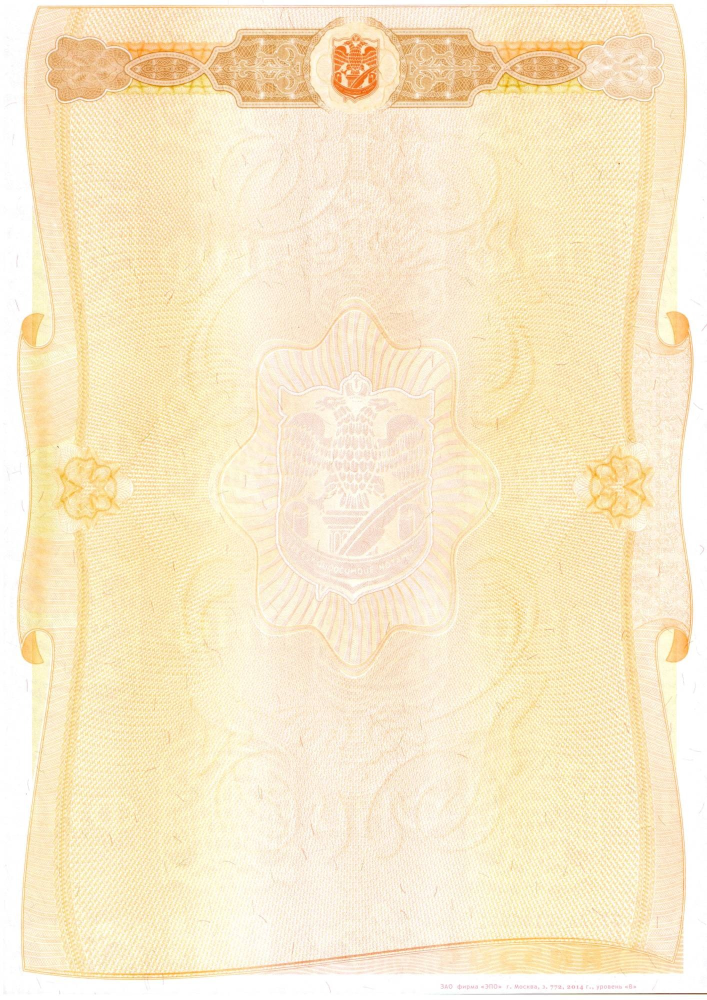
#> input picture templates/dover_blank/page1.jpg, 1414 x 2000 px (shown at 1/2 size); its folder holds only this picture in this run
$ python -i doc_enhance.py   (imports and definitions only)
#> lines starting #> are read from the running program, lines starting #| are printed output that depends on the picture
### src/common/logging.py
"""Structured logging → rotating file (AppData) + console.

DB logging (the ``logs`` table) is attached in a later phase via a handler that
the database layer registers; keeping it out of here preserves the dependency
rule (``common`` must not import ``database``).
"""

from __future__ import annotations

import logging
import os
from logging.handlers import RotatingFileHandler

from src.config import constants, paths

_CONFIGURED = False

_FORMAT = "%(asctime)s | %(levelname)-8s | %(name)s | %(message)s"


# [25 lines left out: function configure_logging, not called in this run]


def get_logger(name: str) -> logging.Logger:
    return logging.getLogger(name)

### src/services/doc_enhance.py
"""Finishing a cut-out document the way the office's own scanner does.

The office runs a document scanner at ``qrixtools.com/document-scanner``. It
has no API — the page says so itself, and every endpoint on that host answers
404 except the short-link one OFIS already uses — so what it does is done
here instead, on the machine, where a passport never leaves the building.

Two things it does that a plain crop does not:

**The light is evened out.** A document photographed by hand carries the room
with it: a shadow down one side from the person holding the phone, a bright
patch where the window is. The paper is not one colour any more, and the eye
reads that as a bad copy. The cure is to estimate the lighting — blur the
picture until the print disappears and only the illumination is left — and
divide it back out. What remains is the paper as it would look under even
light, with the print untouched.

**The size is the document's own.** A patent card is 85.6×54mm whatever
distance it was photographed from, and a passport page is 125×88mm. Snapping
the finished picture to the real size at 300 dpi means a card printed from it
comes out a card, and two documents of the same kind always come out the same
size — which is what makes a folder of them look like scans rather than
snapshots.

Nothing here finds or straightens the document; that is
:mod:`src.services.doc_scan_service`'s work, and this runs after it.
"""

from __future__ import annotations

from src.common.logging import get_logger

log = get_logger(__name__)

#: Print resolution. The office's scanner uses 300 dpi and so does this: it is
#: what makes a passport number readable on paper.
DPI = 300
_MM = 25.4

#: The documents the office actually handles, in millimetres, each given the
#: way round it is usually photographed. ID-1 is the bank-card size every
#: patent card, driving licence and residence card shares.
SIZES: dict[str, tuple[float, float]] = {
    "id1": (85.6, 54.0),            # патент картаси, айди, ҳайдовчилик
    "passport": (125.0, 88.0),      # паспортнинг битта бети
    "passport_spread": (125.0, 176.0),   # очилган паспорт — икки бет
    "a5": (148.0, 210.0),
    "a4": (210.0, 297.0),
}

#: How far a picture's shape may sit from a standard one and still be called
#: it. Two percent covers the margin a cut leaves; more than that and the
#: guess would start reshaping documents into something they are not.
TOLERANCE = 0.04

#: Anything not close to a standard shape is left at its own shape, sized so
#: the long side is this. Big enough that no viewer has to enlarge it.
FALLBACK_LONG = 3500

#: How wide the blur that estimates the lighting is, as a share of the
#: picture. It has to be far wider than any printing — otherwise the letters
#: themselves are read as shadow and get scrubbed out — and narrower than the
#: shadow it is meant to remove.
_LIGHT_SPREAD = 0.12
#: How far the evening is taken. All the way to 1.0 bleaches a passport's pale
#: guilloche off the page; this keeps the tint and loses the shadow.
_STRENGTH = 0.80


def pixels(name: str, dpi: int = DPI) -> tuple[int, int]:
    """A standard size in pixels — «id1» at 300 dpi is 1011×638."""
    wide, tall = SIZES[name]
    return round(wide / _MM * dpi), round(tall / _MM * dpi)


def even_lighting(rgb, strength: float = _STRENGTH):
    """The shadow off the paper, the print left where it is.

    Works on brightness alone, in LAB, so the document keeps its colour — a
    passport's pink and blue guilloche is part of how a real one is told from
    a copy, and turning it grey would be a loss.
    """
    import cv2
    import numpy as np

    height, width = rgb.shape[:2]
    lab = cv2.cvtColor(rgb, cv2.COLOR_RGB2LAB)
    light = lab[:, :, 0].astype(np.float32)

    spread = max(3, int(min(height, width) * _LIGHT_SPREAD)) | 1
    illumination = cv2.GaussianBlur(light, (spread, spread), 0)
    illumination = np.maximum(illumination, 1.0)

    # The paper's own brightness, taken high up the range so print and shadow
    # do not drag it down.
    paper = float(np.percentile(illumination, 90))
    evened = light * (paper / illumination)
    lab[:, :, 0] = np.clip(light + (evened - light) * strength,
                           0, 255).astype(np.uint8)
    return cv2.cvtColor(lab, cv2.COLOR_LAB2RGB)


def nearest_size(width: int, height: int) -> tuple[str, int, int] | None:
    """Which standard document this is the shape of, and its size in pixels.

    ``None`` when it is not the shape of any of them — better to leave a
    document at its own proportions than to stretch it into a card.
    """
    shape = width / height if height else 0.0
    if shape <= 0:
        return None
    best: tuple[float, str, int, int] | None = None
    for name in SIZES:
        wide, tall = pixels(name)
        for side_w, side_h in ((wide, tall), (tall, wide)):   # either way up
            off = abs(side_w / side_h - shape) / shape
            if off <= TOLERANCE and (best is None or off < best[0]):
                best = (off, name, side_w, side_h)
    if best is None:
        return None
    return best[1], best[2], best[3]


def official_size(rgb, min_long: int = 0):
    """The document at its real size, or at a good resolution if unrecognised.

    ``min_long`` raises the whole thing, proportionally, until its long side
    reaches that many pixels. The SHAPE is what the standard sizes are for —
    a card comes out card-shaped whatever angle it was photographed at — and
    the shape survives being scaled. Some callers need more pixels than 300
    dpi gives: a passport spread at 300 dpi is 1476 wide, and АМИНА's app
    will not enlarge a picture smaller than its frame.
    """
    from PIL import Image

    height, width = rgb.shape[:2]
    picture = Image.fromarray(rgb)
    match = nearest_size(width, height)
    if match is not None:
        name, wide, tall = match
        log.info("Ҳужжат ўлчами: %s — %d×%d px (%d dpi)", name, wide, tall, DPI)
    else:
        wide, tall = width, height
        scale = FALLBACK_LONG / max(width, height)
        if scale > 1:
            wide, tall = round(width * scale), round(height * scale)

    if min_long:
        lift = min_long / max(wide, tall)
        if lift > 1:
            wide, tall = round(wide * lift), round(tall * lift)

    if (wide, tall) == (width, height):
        return picture
    return picture.resize((max(1, wide), max(1, tall)), Image.LANCZOS)


def finish(rgb, min_long: int = 0):
    """Even the light, then size it — the whole finishing pass, as a PIL image."""
    return official_size(even_lighting(rgb), min_long=min_long)


__all__ = ["DPI", "FALLBACK_LONG", "SIZES", "TOLERANCE", "even_lighting",
           "finish", "nearest_size", "official_size", "pixels"]

>>> import cv2
>>> picture = cv2.cvtColor(cv2.imread('../../templates/dover_blank/page1.jpg'), cv2.COLOR_BGR2RGB)
>>> result = finish(picture)
#> in even_lighting, `lab = cv2.cvtColor(rgb, cv2.COLOR_RGB2LAB)`: lab: shape (2000, 1414, 3); mean of channels 0, 1, 2 237.5, 128, 145.8
#> in even_lighting, `light = lab[:, :, 0].astype(np.float32)`:
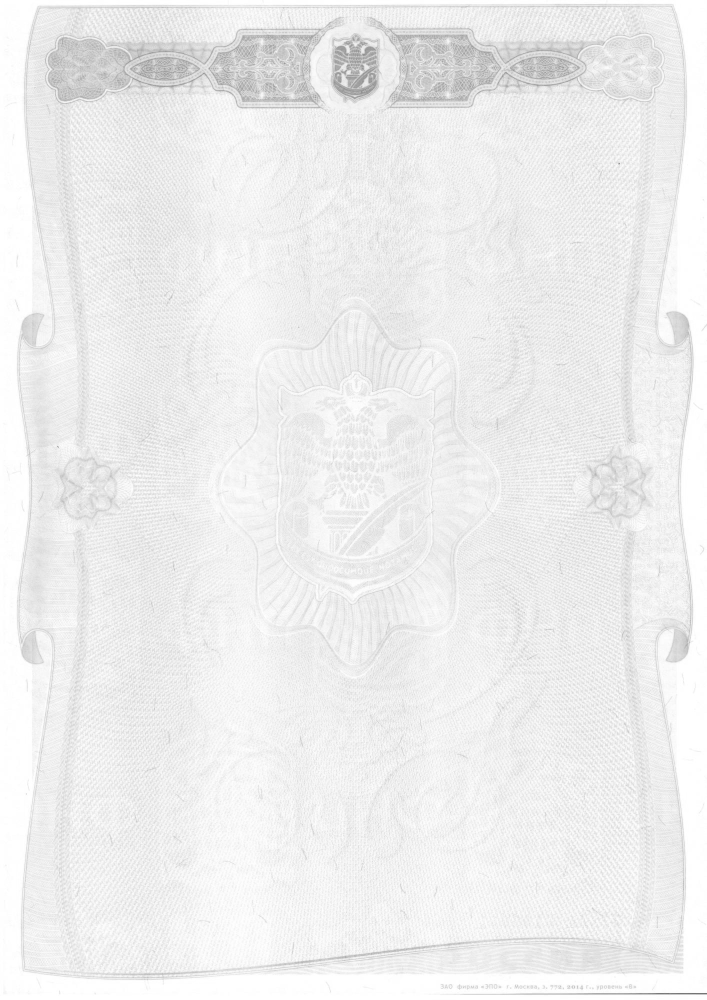
#> light: shape (2000, 1414) float32 (shown at 1/2 size); min 85, max 255, mean 237.5
#> in even_lighting, `paper = float(np.percentile(illumination, 90))`: paper = 245.5
#> in even_lighting, `evened = light * (paper / illumination)`:
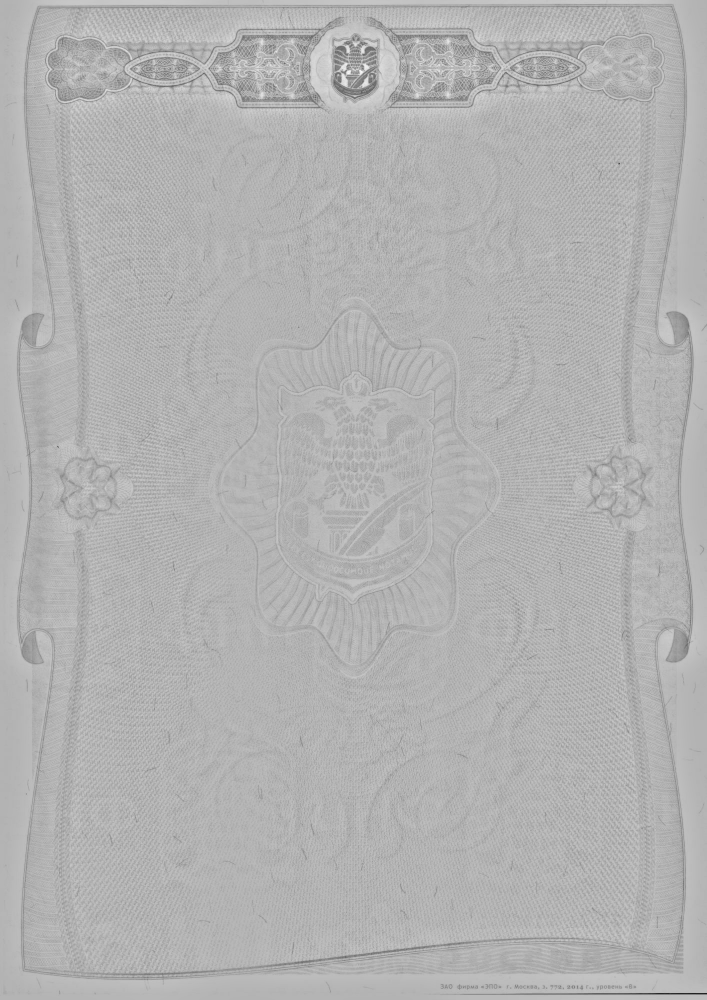
#> evened: shape (2000, 1414) float32 (shown at 1/2 size); min 85.72, max 313.9, mean 245.5; drawn with min black and max white
#> in even_lighting, `lab[:, :, 0] = np.clip(light + (evened - light) * strength, 0, 255).as..`: lab: shape (2000, 1414, 3); mean of channels 0, 1, 2 243.2, 128, 145.8
#> in even_lighting, `return cv2.cvtColor(lab, cv2.COLOR_LAB2RGB)`:
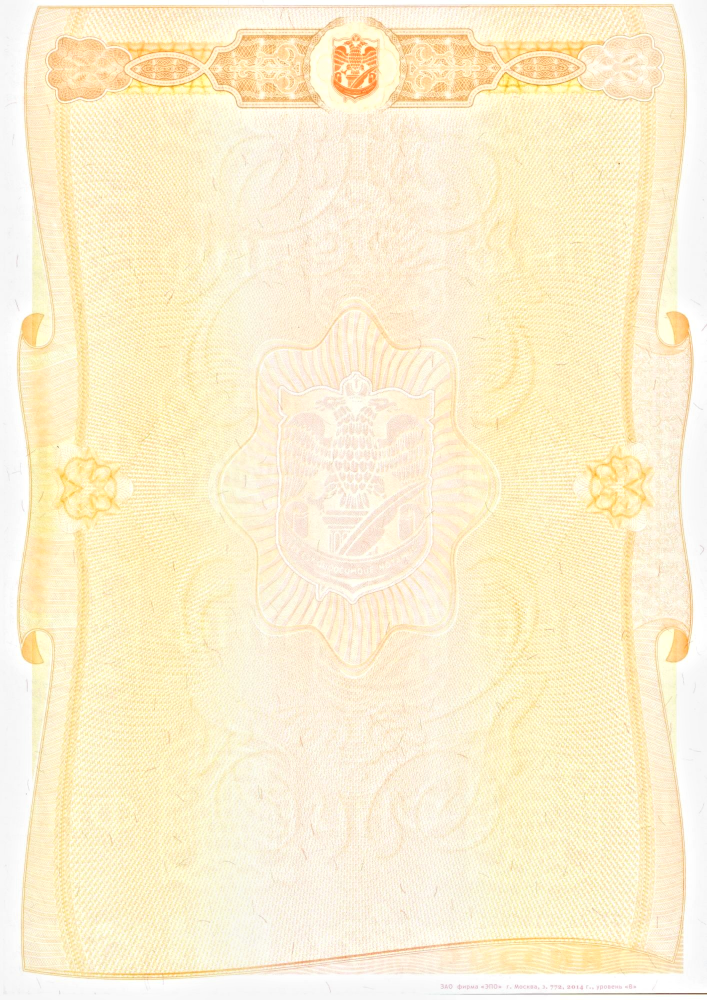
#> returned value: shape (2000, 1414, 3) (shown at 1/2 size); mean R, G, B 251.9, 240.5, 207.5
#> in official_size, `height, width = rgb.shape[:2]`: height = 2000; width = 1414
#> in nearest_size, `shape = width / height if height else 0.0`: shape = 0.707
#> after the loop in nearest_size, `for name in SIZES:`: best = (6.29e-05, 'a4', 2480, 3508)
#> in official_size, `match = nearest_size(width, height)`: match = ('a4', 2480, 3508)
#> in official_size, `name, wide, tall = match`: name = 'a4'; wide = 2480; tall = 3508

$ run again, on templates/dover_blank/page2.jpg
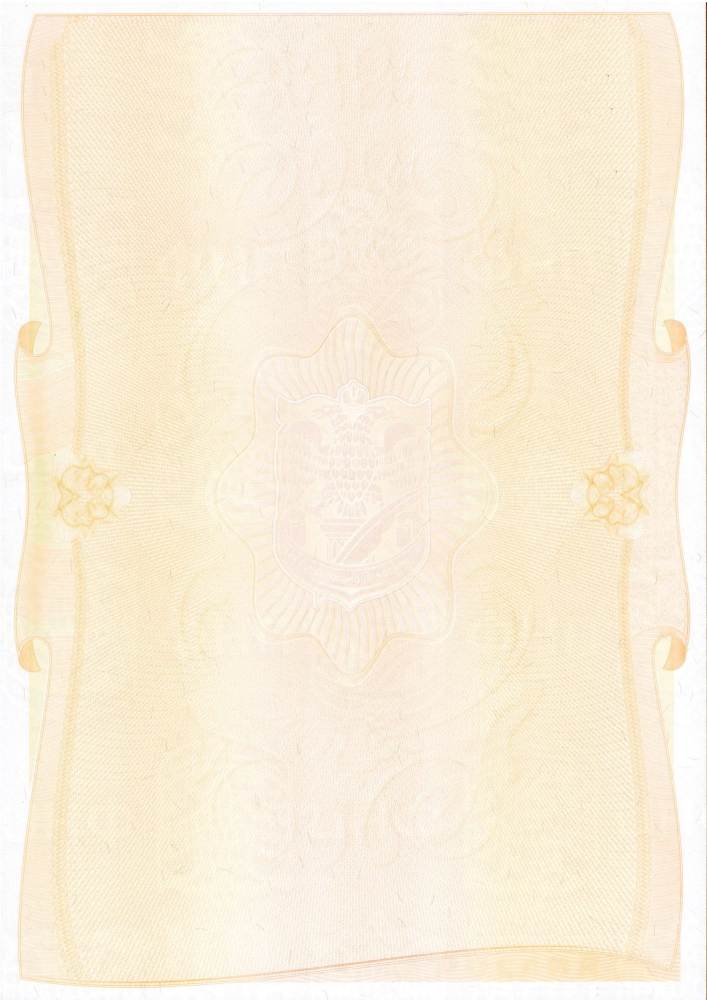
#> input picture templates/dover_blank/page2.jpg, 1414 x 2000 px (shown at 1/2 size)
#> in even_lighting, `light = lab[:, :, 0].astype(np.float32)`:
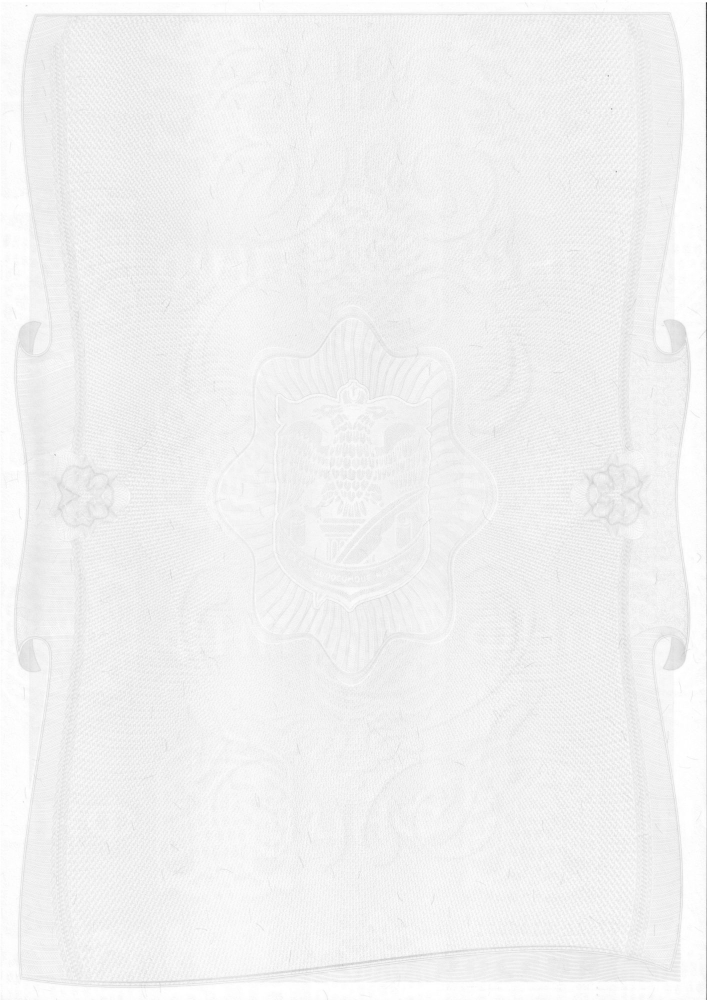
#> light: shape (2000, 1414) float32 (shown at 1/2 size); min 11, max 255, mean 241.1
#> paper = 245.6
#> in official_size, `height, width = rgb.shape[:2]`: height = 2000; width = 1414
#> shape = 0.707
#> after the loop in nearest_size, `for name in SIZES:`: best = (6.29e-05, 'a4', 2480, 3508)
#> match = ('a4', 2480, 3508)
#> name = 'a4'; wide = 2480; tall = 3508
